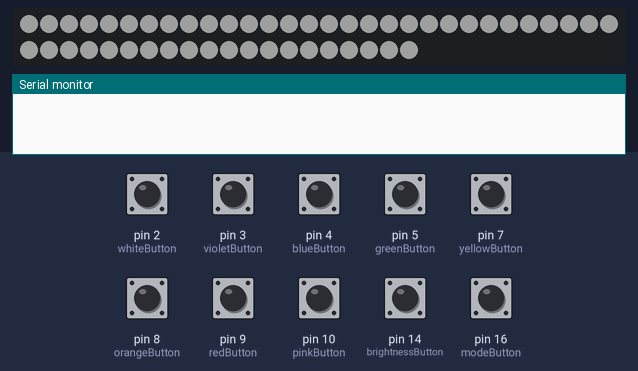
A sketch run on a simulated Arduino Leonardo, built with avr-gcc and run on an emulated ATmega32U4. On the bench: 50 RGB LEDs in strip order, left to right, continuing on the next row, the last lines printed to the serial monitor. The test bench sets the inputs (shaded band); at power-on: pin 2 (whiteButton), pin 3 (violetButton), pin 4 (blueButton), pin 5 (greenButton), pin 7 (yellowButton), pin 8 (orangeButton), pin 9 (redButton), pin 10 (pinkButton), pin 14 (brightnessButton), pin 16 (modeButton) HIGH. Dim RGB values are drawn brighter than linear; the strip is taken to match the declared colour order.

Above: at 1.2 s.
1.3 s: pin 16 (modeButton) pulled LOW for 0.15 s
2.0 s: pin 5 (greenButton) pulled LOW for 0.15 s
At 2.34 s:
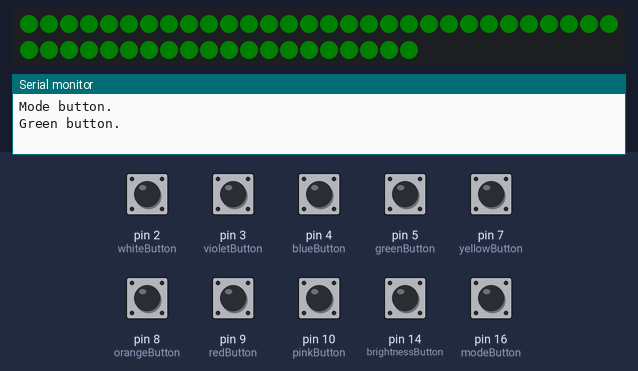
2.7 s: pin 3 (violetButton) pulled LOW for 0.15 s
At 3.28 s:
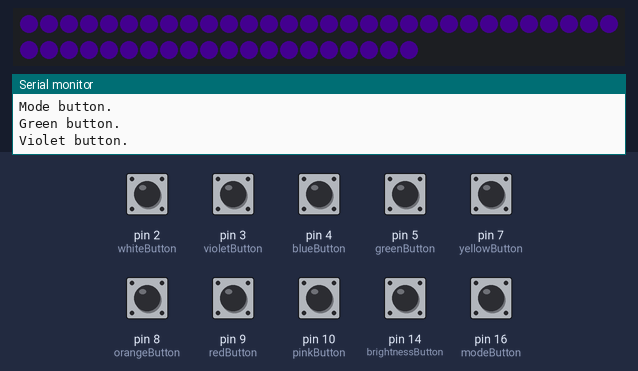
3.4 s: pin 7 (yellowButton) pulled LOW for 0.15 s
4.1 s: pin 10 (pinkButton) pulled LOW for 0.15 s
At 4.69 s:
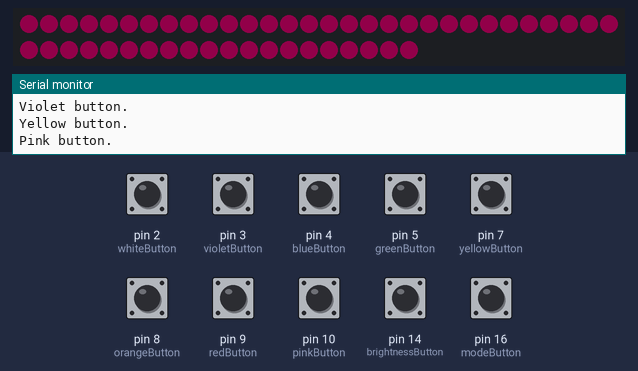
4.8 s: pin 16 (modeButton) pulled LOW for 0.15 s
At 7.8 s:
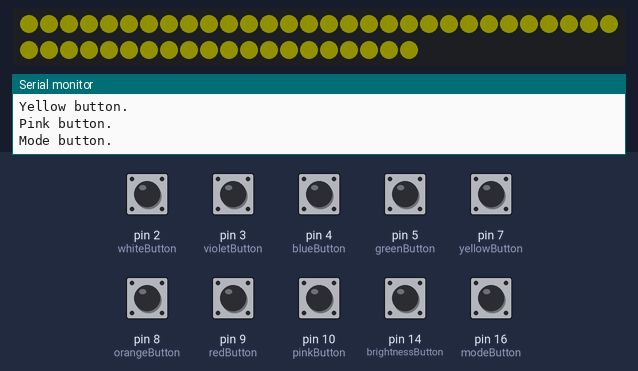
Timing chart, 0 to 9.3 s (numbered marks = the images above; inputs shaded):
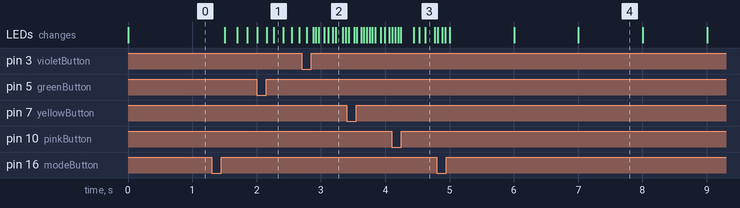

Measured:
- after the input at 2.0 s, the LEDs: first differ from a run without the input after 0.27 s (image 1)
- after the input at 2.7 s, the LEDs: first differ from a run without the input after 0.22 s (image 2 shows a later state)
- after the input at 4.8 s, the LEDs: first differ from a run without the input after 0.20 s (image 4 shows a later state)
- what the display in image 4 shows lasts 1.0 s, from 7.0 s to 8.0 s

The sketch:

main.ino
```cpp
#include <WS2812FX.h>
#include "OneButton.h"

#define LED_COUNT 50
#define LED_PIN 6

#define WHITE_COLOR 0xFFFFFFFF
#define VIOLET_COLOR 0x7F00FF
#define BLUE_COLOR 0x0050FF
#define GREEN_COLOR 0x00FF00
#define YELLOW_COLOR 0xFFF000
#define ORANGE_COLOR 0xFF7400
#define RED_COLOR 0xFF0000
#define PINK_COLOR 0xFF0082

WS2812FX ws2812fx = WS2812FX(LED_COUNT, LED_PIN, NEO_RGB + NEO_KHZ800);

OneButton whiteButton(2, true);
OneButton violetButton(3, true);
OneButton blueButton(4, true);
OneButton greenButton(5, true);
OneButton yellowButton(7, true);
OneButton orangeButton(8, true);
OneButton redButton(9, true);
OneButton pinkButton(10, true);
OneButton brightnessButton(14, true);
OneButton modeButton(16, true);

#define BRIGHTNESS_COUNT 5
int brightnessValues[BRIGHTNESS_COUNT] = {8, 32, 64, 128, 255};
int brightnessIndex = 1;

#define MODES_COUNT 13
int modeValues[MODES_COUNT] = {
    FX_MODE_STATIC,
    FX_MODE_BREATH,
    FX_MODE_RANDOM_COLOR,
    FX_MODE_MULTI_DYNAMIC,
    FX_MODE_RAINBOW_CYCLE,
    FX_MODE_SCAN,
    FX_MODE_DUAL_SCAN,
    FX_MODE_RUNNING_LIGHTS,
    FX_MODE_TWINKLE,
    FX_MODE_TWINKLE_RANDOM,
    FX_MODE_SPARKLE,
    FX_MODE_FIREWORKS,
    FX_MODE_FIRE_FLICKER};

int modeIndex = 0;

void onWhiteButtonClick()
{
    Serial.println("White button.");
    ws2812fx.setColor(WHITE_COLOR);
}

void onVioletButtonClick()
{
    Serial.println("Violet button.");
    ws2812fx.setColor(VIOLET_COLOR);
}

void onBlueButtonClick()
{
    Serial.println("Blue button.");
    ws2812fx.setColor(BLUE_COLOR);
}

void onGreenButtonClick()
{
    Serial.println("Green button.");
    ws2812fx.setColor(GREEN_COLOR);
}

void onYellowButtonClick()
{
    Serial.println("Yellow button.");
    ws2812fx.setColor(YELLOW_COLOR);
}

void onOrgangeButtonClick()
{
    Serial.println("Orange button.");
    ws2812fx.setColor(ORANGE_COLOR);
}

void onRedButtonClick()
{
    Serial.println("Red button.");
    ws2812fx.setColor(RED_COLOR);
}

void onPinkButtonClick()
{
    Serial.println("Pink button.");
    ws2812fx.setColor(PINK_COLOR);
}

void onBrightnessButtonClick()
{
    Serial.println("Brightness button.");
    brightnessIndex = (brightnessIndex + 1) % BRIGHTNESS_COUNT;
    setBrightness();
}

void setBrightness()
{
    ws2812fx.setBrightness(brightnessValues[brightnessIndex]);
}

void setMode()
{
    ws2812fx.setMode(modeValues[modeIndex]);
}

void onModeButtonClick()
{
    Serial.println("Mode button.");
    modeIndex = (modeIndex + 1) % MODES_COUNT;
    setMode();
}

void setup()
{
    ws2812fx.init();
    setBrightness();
    ws2812fx.setSpeed(1000);
    ws2812fx.setColor(WHITE_COLOR);
    setMode();
    ws2812fx.start();

    whiteButton.attachClick(onWhiteButtonClick);
    violetButton.attachClick(onVioletButtonClick);
    blueButton.attachClick(onBlueButtonClick);
    greenButton.attachClick(onGreenButtonClick);
    yellowButton.attachClick(onYellowButtonClick);
    orangeButton.attachClick(onOrgangeButtonClick);
    redButton.attachClick(onRedButtonClick);
    pinkButton.attachClick(onPinkButtonClick);
    brightnessButton.attachClick(onBrightnessButtonClick);
    modeButton.attachClick(onModeButtonClick);
}

void loop()
{
    whiteButton.tick();
    violetButton.tick();
    blueButton.tick();
    greenButton.tick();
    yellowButton.tick();
    orangeButton.tick();
    redButton.tick();
    pinkButton.tick();
    brightnessButton.tick();
    modeButton.tick();

    ws2812fx.service();
}
```
